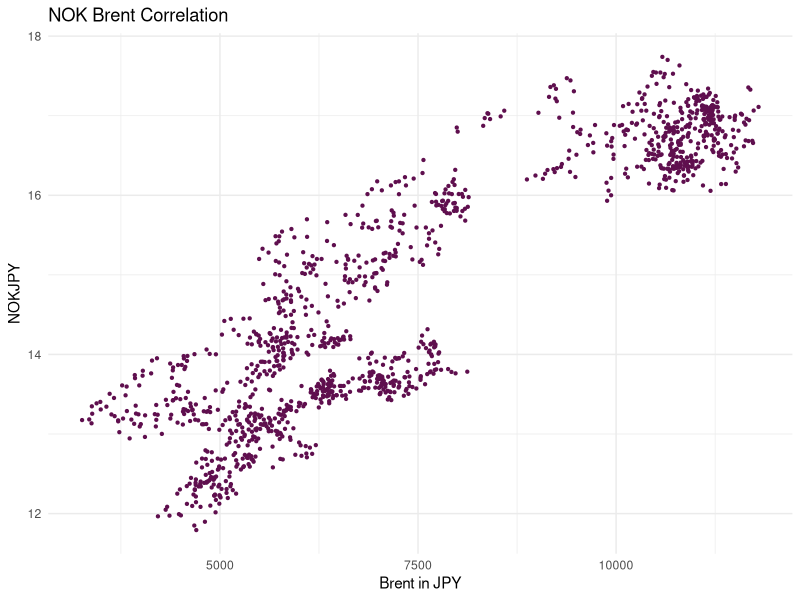
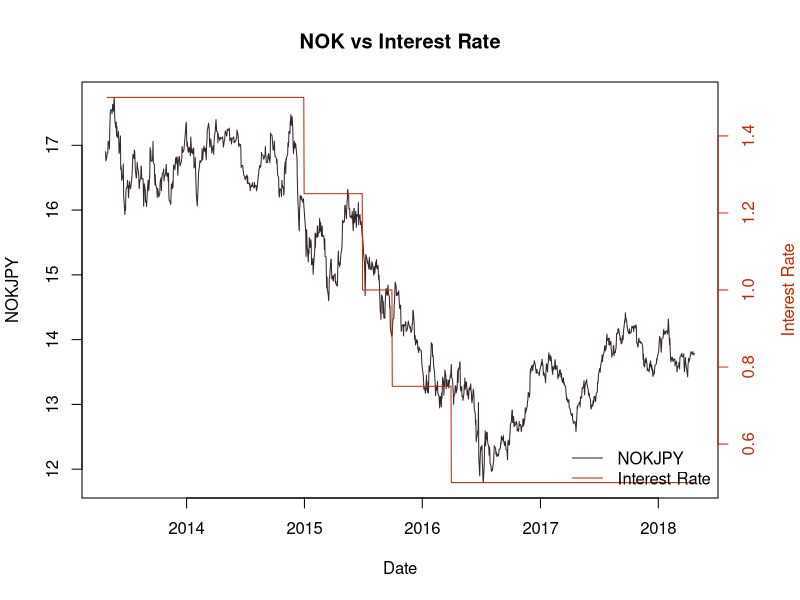
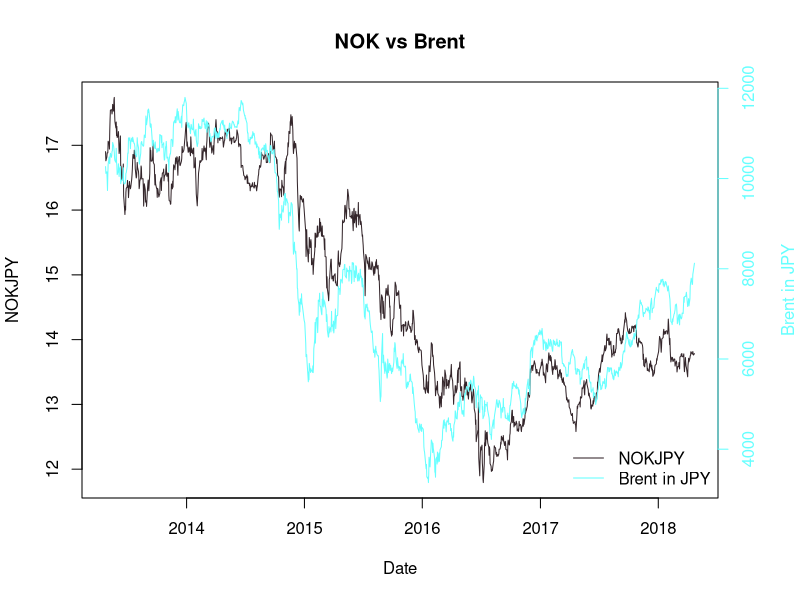
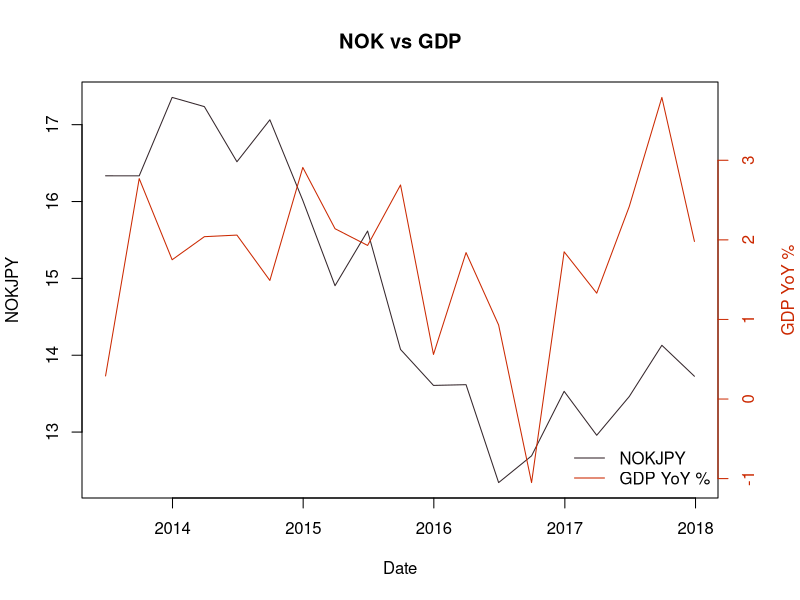
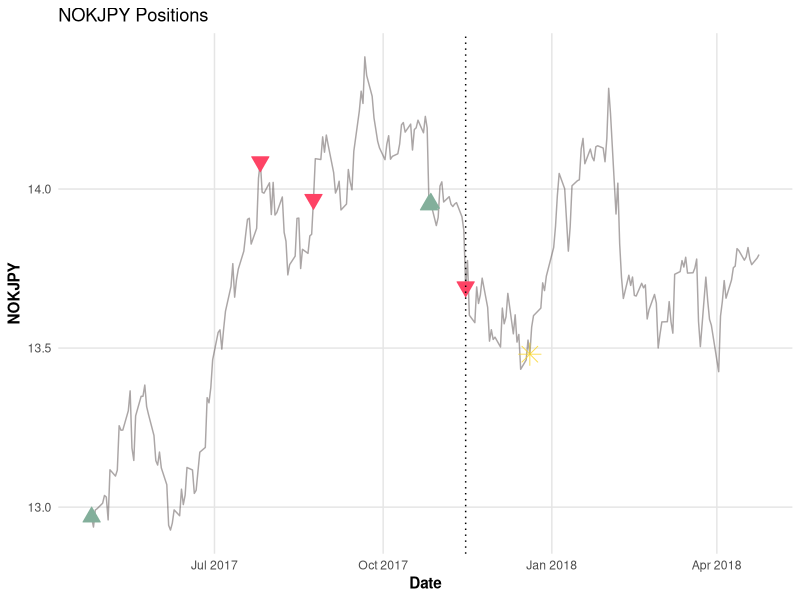
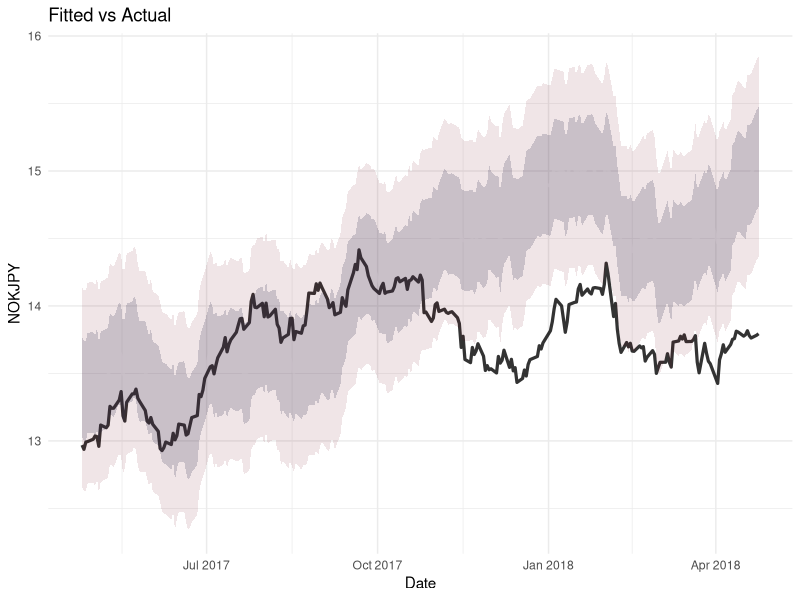
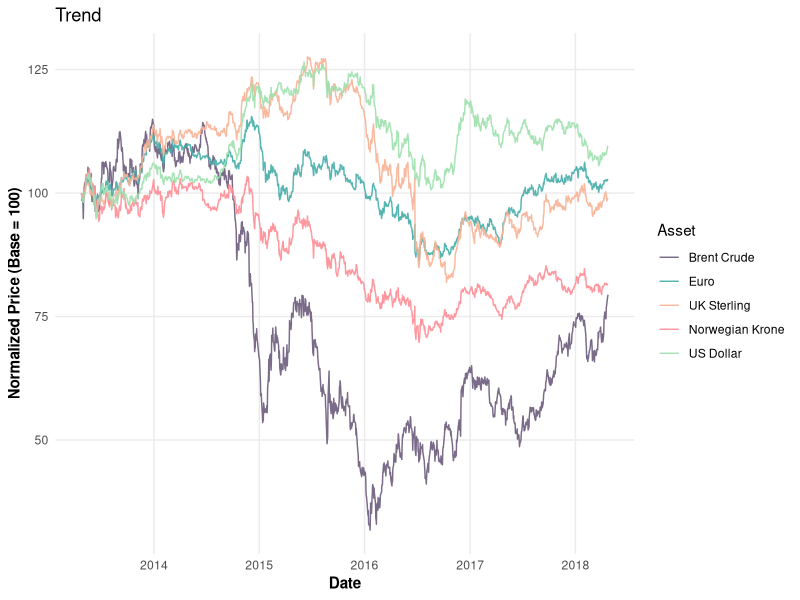

These figures' R source, in order:
# Oil Money NOK - R Translation

# Load required libraries
library(tidyverse)
library(lubridate)
library(glmnet)
library(dplyr)
library(ggplot2)
library(tidyr)
library(urca)
library(tseries)

# Load and prepare data
df <- read.csv("data/brent crude nokjpy.csv", check.names = FALSE)
colnames(df)[1] <- "date"
df$date <- as.Date(df$date, format = "%m/%d/%Y")

# Scatter plot NOK vs Brent
df %>%
  filter(date < as.Date("2018-04-24")) %>%
  ggplot(aes(x = brent, y = nok)) +
  geom_point(color = "#5f0f4e", size = 0.8) +
  labs(title = "NOK Brent Correlation", x = "Brent in JPY", y = "NOKJPY") +
  theme_minimal()

# Dual-axis base plot function (mimics Python twin axes)
dual_base_plot <- function(data, y1_col, y2_col, y1_label, y2_label, title,
                           col1 = "#34262b", col2 = "#cb2800") {
  # Set margins to allow right axis label
  par(mar = c(5, 4, 4, 4) + 0.1)
  # Plot first series
  plot(data$date, data[[y1_col]], type = "l", col = col1,
       xlab = "Date", ylab = y1_label, main = title)
  # Overlay second series with no axes
  par(new = TRUE)
  plot(data$date, data[[y2_col]], type = "l", col = col2,
       axes = FALSE, xlab = "", ylab = "")
  axis(side = 4, col = col2, col.axis = col2)
  mtext(y2_label, side = 4, line = 3, col = col2)
  legend("bottomright", legend = c(y1_label, y2_label),
         col = c(col1, col2), lty = 1, bty = "n")
}

# Use dual_base_plot for relationships
# NOK vs Interest Rate
dual_base_plot(
  df %>% filter(date < as.Date("2018-04-24")),
  y1_col = "nok", y2_col = "interest rate",
  y1_label = "NOKJPY", y2_label = "Interest Rate",
  title = "NOK vs Interest Rate"
)

# NOK vs Brent
dual_base_plot(
  df %>% filter(date < as.Date("2018-04-24")),
  y1_col = "nok", y2_col = "brent",
  y1_label = "NOKJPY", y2_label = "Brent in JPY",
  title = "NOK vs Brent",
  col2 = "#66ffff"
)

# NOK vs GDP (quarterly) 

# Get indices and values where quarterly GDP is available
gdp_idx    <- which(!is.na(df$`gdp yoy`))
gdp_dates  <- df$date[gdp_idx]
gdp_values <- df$`gdp yoy`[gdp_idx]
nok_values <- df$nok[gdp_idx]  # Get actual NOK values on the same GDP dates

# Prepare combined dataframe with matched frequency
gdp_plot_df <- data.frame(
  date = gdp_dates,
  nok = nok_values,
  gdp_yoy = gdp_values
) %>% filter(date < as.Date("2018-01-01"))

# Plot using dual_base_plot
dual_base_plot(
  gdp_plot_df,
  y1_col = "nok", y2_col = "gdp_yoy",
  y1_label = "NOKJPY", y2_label = "GDP YoY %",
  title = "NOK vs GDP"
)

# Linear regression (OLS)
x0 <- df %>% select(usd, gbp, eur, brent)
y  <- df$nok
train_idx <- df$date < as.Date("2017-04-25")
ols_model <- lm(y[train_idx] ~ ., data = x0[train_idx, ])
print(summary(ols_model))

#Elastic Net regression (glmnet)
# Define the cutoff date
cutoff_date <- as.Date("2017-04-25")

# Filter data before the cutoff date
x0_filtered <- as.matrix(df[df$date < cutoff_date, c("usd", "gbp", "eur", "brent")])
y_filtered <- df$nok[df$date < cutoff_date]

# Parameters to evaluate
l1_ratio <- 0.01  # alpha in glmnet (Python l1_ratio)
lambdas <- c(9.9999, 10, 10.0000001)  # lambda in glmnet, I set closest to the 10 because is the best value in Python (Python alpha) 

# Search for the best model
best_model <- NULL
best_mse <- Inf
best_alpha <- NA
best_lambda <- NA

set.seed(123)  # For reproducibility
fit <- cv.glmnet(
  x = x0_filtered,
  y = y_filtered,
  alpha = l1_ratio,
  lambda = lambdas,
  standardize = FALSE,  # <-- Avoid standardization (Python Elastic Net doesn't apply standardization)
  intercept = TRUE,
  nfolds = 5,
  maxit = 5000
)

if (min(fit$cvm) < best_mse) {
  best_mse <- min(fit$cvm)
  best_model <- fit
  best_alpha <- l1_ratio
  best_lambda <- fit$lambda.min
}

# Extract coefficients
coef_best <- coef(best_model, s = "lambda.min")
intercept <- coef_best[1]
coefs <- as.vector(coef_best[-1])

cat("Best alpha (l1_ratio):", best_alpha, "\n")
cat("Best lambda:", best_lambda, "\n")
cat("Intercept:", intercept, "\n")
cat("Coefficients:", round(coefs, 5), "\n")

# Compute fitted values and residuals for the full dataframe
df$sk_fit <- df$usd * coefs[1] +
  df$gbp * coefs[2] +
  df$eur * coefs[3] +
  df$brent * coefs[4] +
  intercept

df$sk_residual <- df$nok - df$sk_fit

# Signals generation logic
# Set thresholds based on 1 sigma of residuals before the cutoff date
residual_std <- sd(df$sk_residual[df$date < as.Date('2017-04-25')])
upper <- residual_std
lower <- -residual_std

# Create the signals dataframe starting from April 25, 2017
signals <- df %>%
  filter(date >= as.Date('2017-04-25')) %>%
  select(date, nok, usd, eur, gbp, brent, sk_fit, sk_residual)

# Rename 'sk_fit' column to 'fitted'
signals <- signals %>%
  rename(fitted = sk_fit)

# Add band levels and initialize signal columns
signals <- signals %>%
  mutate(
    stop_profit = fitted + 2 * upper,
    stop_loss = fitted + 2 * lower,
    upper = fitted + upper,
    lower = fitted + lower,
    signals = 0
  )

# Ensure signals dataframe has signal and cumulative signal columns
signals$signals <- 0
signals$cumsum <- 0  # to track cumulative signal exposure

# Loop row by row
for (j in 1:nrow(signals)) {
  
  # Entry rules
  if (signals$nok[j] > signals$upper[j]) {
    signals$signals[j] <- -1  # Short signal
  }
  
  if (signals$nok[j] < signals$lower[j]) {
    signals$signals[j] <- 1   # Long signal
  }
  
  # Recalculate cumulative signal count
  signals$cumsum <- cumsum(signals$signals)
  
  # Neutralize if cumulative exposure exceeds ±1
  if (signals$cumsum[j] > 1 || signals$cumsum[j] < -1) {
    signals$signals[j] <- 0
    #signals$cumsum <- cumsum(signals$signals)
  }
  
  # STOP PROFIT: if profit limit is reached
  if (signals$nok[j] > signals$stop_profit[j]) {
    signals$cumsum <- cumsum(signals$signals)
    signals$signals[j] <- -signals$cumsum[j] + 1
    signals$cumsum <- cumsum(signals$signals)
    break  # stop algorithm
  }
  
  # STOP LOSS: if loss limit is reached
  if (signals$nok[j] < signals$stop_loss[j]) {
    signals$cumsum <- cumsum(signals$signals)
    signals$signals[j] <- -signals$cumsum[j] - 1
    signals$cumsum <- cumsum(signals$signals)
    break  # stop algorithm
  }
}

# Ensure the 'date' column is of class Date
signals$date <- as.Date(signals$date)

# Create dataframes for LONG, SHORT, and Exit Point signals
long_signals <- signals %>%
  filter(signals > 0)

short_signals <- signals %>%
  filter(signals < 0)

exit_point <- signals %>%
  filter(date == as.Date("2017-12-20"))

# NOK signals positions plot
ggplot(signals, aes(x = date, y = nok)) +
  geom_line(color = "#594f4f", alpha = 0.5) +
  geom_point(data = long_signals, aes(x = date, y = nok),
             color = "#83af9b", shape = 24, fill = "#83af9b", size = 4) +
  geom_point(data = short_signals, aes(x = date, y = nok),
             color = "#fe4365", shape = 25, fill = "#fe4365", size = 4) +
  geom_point(data = exit_point, aes(x = date, y = nok),
             color = "#f9d423", shape = 8, size = 5, alpha = 0.8) +
  geom_vline(xintercept = as.Date("2017-11-15"), linetype = "dotted", color = "black") +
  labs(title = "NOKJPY Positions",
       x = "Date",
       y = "NOKJPY") +
  theme_minimal() +
  theme(panel.grid.minor = element_blank(),
        panel.grid.major = element_line(color = "gray90"),
        axis.title = element_text(face = "bold"),
        legend.position = "none")

# Fitted vs Actual plot
ggplot(signals, aes(x = date)) +
  geom_line(aes(y = fitted), color = "white", size = 1.2, alpha = 0.6) +
  geom_line(aes(y = nok), color = "black", size = 1.1, alpha = 0.8) +
  geom_ribbon(aes(ymin = lower, ymax = upper), fill = "#2a3457", alpha = 0.2) +
  geom_ribbon(aes(ymin = stop_loss, ymax = stop_profit), fill = "#720017", alpha = 0.1) +
  labs(title = "Fitted vs Actual", x = "Date", y = "NOKJPY") +
  theme_minimal()

# Normalized price trend plot 
# Normalize prices by dividing each by its first value and multiplying by 100
df_norm <- df %>%
  mutate(across(c(nok, usd, eur, gbp, brent), ~ . / .[1] * 100)) %>%
  select(date, nok, usd, eur, gbp, brent) %>%
  pivot_longer(cols = -date, names_to = "currency", values_to = "value")

# Custom colors
color_map <- c(
  nok   = "#ff8c94",  # Norwegian Krone
  usd   = "#9de0ad",  # US Dollar
  eur   = "#45ada8",  # Euro
  gbp   = "#f8b195",  # UK Sterling
  brent = "#6c5b7c"   # Brent Crude
)

# Custom labels for legend
label_map <- c(
  nok   = "Norwegian Krone",
  usd   = "US Dollar",
  eur   = "Euro",
  gbp   = "UK Sterling",
  brent = "Brent Crude"
)

# Create plot
ggplot(df_norm, aes(x = date, y = value, color = currency)) +
  geom_line(alpha = 0.9) +
  scale_color_manual(
    values = color_map,
    labels = label_map
  ) +
  labs(
    title = "Trend",
    x = "Date",
    y = "Normalized Price (Base = 100)",
    color = "Asset"
  ) +
  theme_minimal() +
  theme(
    panel.grid.minor = element_blank(),
    axis.title = element_text(face = "bold"),
    legend.position = "right"  # Puedes cambiar a "bottom", "left", etc.
  )

# Cointegration analysis
# Define the cutoff date
cutoff_date <- as.Date("2017-04-25")

# x2 is the predictor (eur), y is the dependent variable (nok)
x2 <- df$eur[df$date < cutoff_date]
y  <- df$nok[df$date < cutoff_date]

# OLS regression with intercept
ols_model <- lm(y ~ x2)
residuals <- resid(ols_model)

# ADF test on the residuals
adf_test <- ur.df(residuals, type = "none", selectlags = "AIC")
summary(adf_test)

# Show summary of the OLS regression
summary(ols_model)




